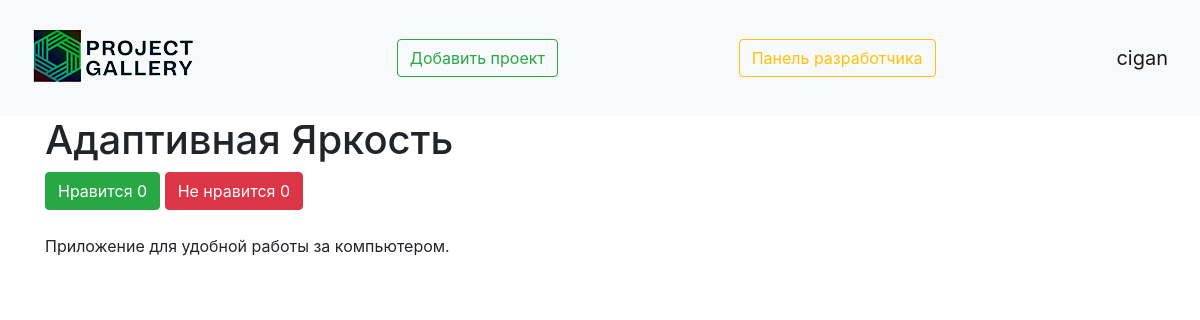
The page /viewing_project/13 (signed in) on the database its author committed.
### data/user.py (models this page shows, shortened)
class User(SqlAlchemyBase, UserMixin, SerializerMixin):
    __tablename__ = 'users'
    id = sqlalchemy.Column(sqlalchemy.Integer,
                           primary_key=True, autoincrement=True)
    name = sqlalchemy.Column(sqlalchemy.String, nullable=True)
    about = sqlalchemy.Column(sqlalchemy.String, nullable=True)
    email = sqlalchemy.Column(sqlalchemy.String,
                              index=True, unique=True, nullable=True)
    hashed_password = sqlalchemy.Column(sqlalchemy.String, nullable=True)
    created_date = sqlalchemy.Column(sqlalchemy.DateTime,
                                     default=datetime.datetime.now)
    is_developer = sqlalchemy.Column(sqlalchemy.Boolean, nullable=True, default=False)
    projects = orm.relation("Projects", back_populates='user')
    likes = sqlalchemy.Column(sqlalchemy.Integer)
    dislikes = sqlalchemy.Column(sqlalchemy.Integer)

### data/projects.py (models this page shows)
class Projects(SqlAlchemyBase, SerializerMixin):
    __tablename__ = 'projects'
    id = sqlalchemy.Column(sqlalchemy.Integer,
                           primary_key=True, autoincrement=True)
    title = sqlalchemy.Column(sqlalchemy.String, nullable=True)
    content = sqlalchemy.Column(sqlalchemy.String, nullable=True)
    created_date = sqlalchemy.Column(sqlalchemy.DateTime,
                                     default=datetime.datetime.now)
    is_private = sqlalchemy.Column(sqlalchemy.Boolean, default=True)
    is_confirmed = sqlalchemy.Column(sqlalchemy.Boolean, nullable=True, default=False)
    is_deleted = sqlalchemy.Column(sqlalchemy.Boolean, nullable=True, default=False)
    image = sqlalchemy.Column()
    like = sqlalchemy.Column(sqlalchemy.Integer, default=0)
    dislike = sqlalchemy.Column(sqlalchemy.Integer, default=0)
    user_id = sqlalchemy.Column(sqlalchemy.Integer,
                                sqlalchemy.ForeignKey("users.id"))
    user = orm.relation('User')

### main.py (the view)
@app.route('/viewing_project/<int:id>', methods=['GET', 'POST'])
@login_required
def viewing_project(id):
    db_sess = db_session.create_session()
    projects = db_sess.query(Projects).filter(Projects.id == id).first()
    return render_template("viewing_project.html", projects=projects)

### data/db_session.py (called while the page is built)
def create_session() -> Session:
    global __factory
    return __factory()

### main.py (called while the page is built)
@login_manager.user_loader
def load_user(user_id):
    db_sess = db_session.create_session()
    return db_sess.query(User).get(user_id)

### templates/viewing_project.html (shortened to what this page needs)
{% extends "base.html" %}
{% block content %}
<h1>{{ projects.title }}</h1>
<div>
    <a href="/like_projects/{{ projects.id }}" class="btn btn-success">
        Нравится {{ projects.like }}
    </a>
    <a href="/dislike_projects/{{ projects.id }}" class="btn btn-danger">
        Не нравится {{ projects.dislike }}
    </a>
</div><br>
<p>{{ projects.content }}</p>
{% endblock %}

### templates/base.html (shortened to what this page needs)
<!doctype html>
<html lang="en">
<head>
    <link rel="stylesheet"
          href="https://stackpath.bootstrapcdn.com/bootstrap/4.4.1/css/bootstrap.min.css"
>
    <link rel="stylesheet" href="static/css/base.css">
</head>
<body>
<header>
    <nav class="navbar navbar-light bg-light">
        <a href="/"><img src="/static/img/small_logo2.png" alt="здесь должна была быть картинка, но не нашлась"></a>
        <a href="/projects" class="btn btn-outline-success">Добавить проект</a>
        {% if current_user.is_developer %}
        <a href="/developer_panel" class="btn btn-outline-warning">
            Панель разработчика
        </a>
        {% endif %}
        {% if current_user.is_authenticated %}
    <a class="navbar-brand" href="/user_profile">{{ current_user.name }}</a>
{% else %}
    <p>
        <a class="btn btn-primary " href="/register">Зарегистрироваться</a>
        <a class="btn btn-success" href="/login">Войти</a>
    </p>
{% endif %}
    </nav>
</header>
<main role="main" class="container">
    {% block content %}{% endblock %}
</main>
</body>
</html>

### static/css/base.css (style rules this page uses)
header { position: sticky; top: 0; }

### rows shown on the page
User: name "cigan"
Projects: title "Адаптивная Яркость", like "0", dislike "0", content "Приложение для удобной работы за компьютером."
